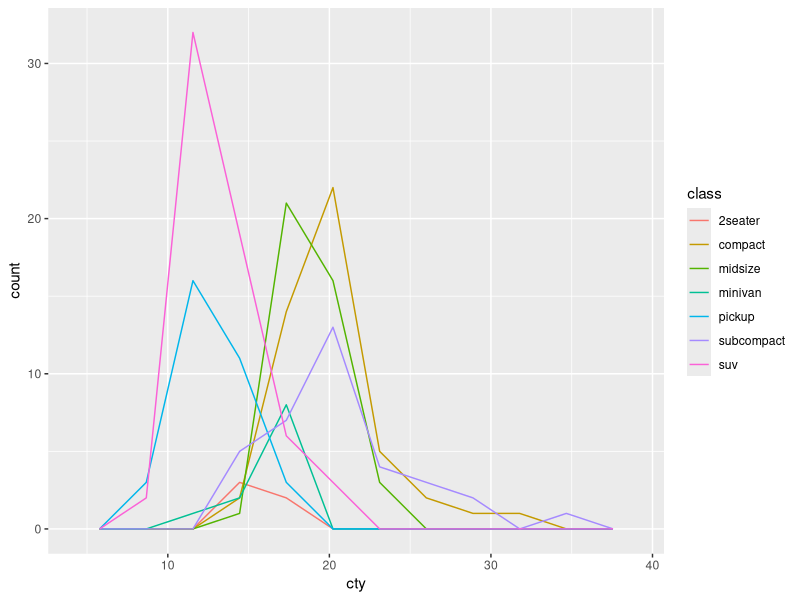
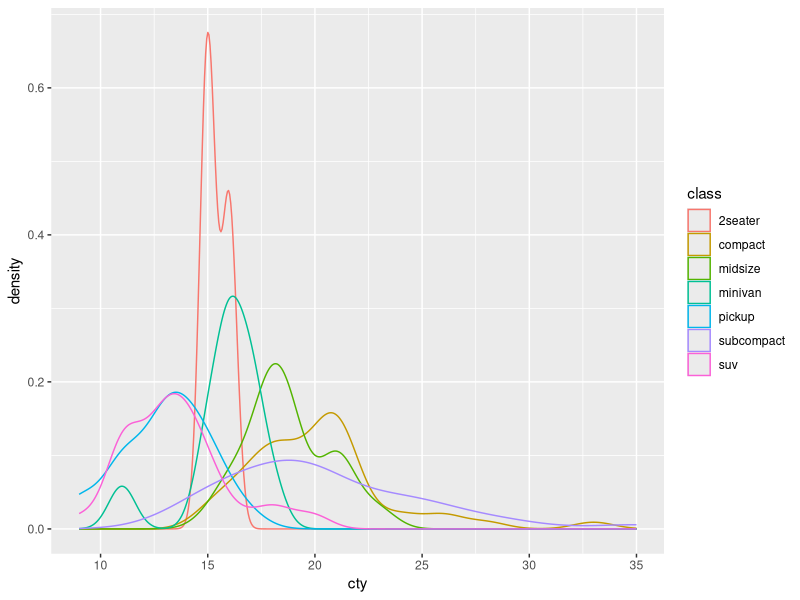
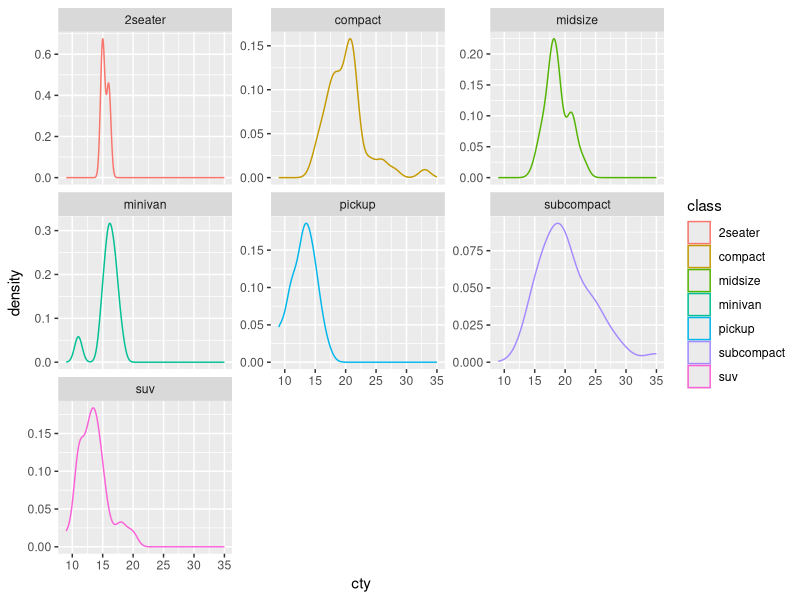
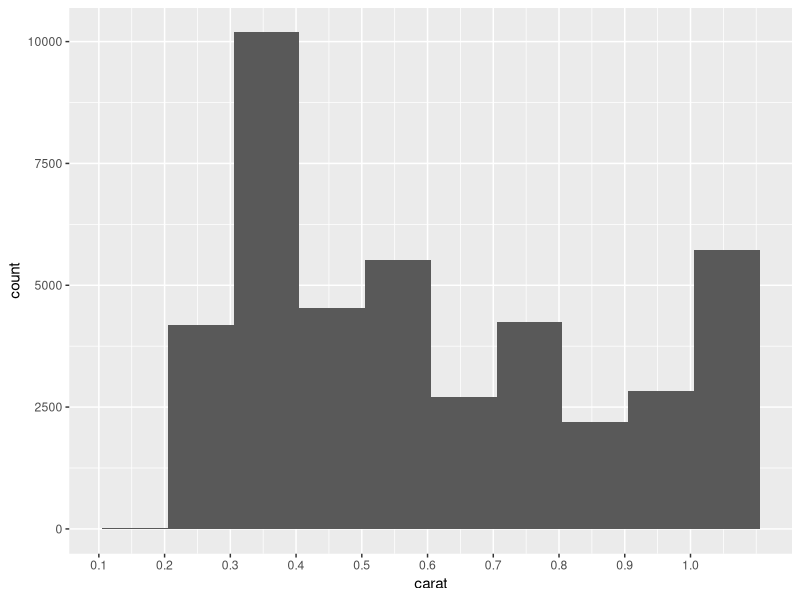

Source code (R) for these figures, in order:
## ---- chunk 1
# knitr options
knitr::opts_chunk$set(echo = TRUE)
## ---- chunk 2
library(tidyverse)

## ---- chunk 3
## NOTE: No need to modify
mpg %>%
  ggplot(aes(cty, color = class)) +
  geom_freqpoly(bins = 10)
## ---- chunk 4
## NOTE: No need to modify
mpg %>%
  ggplot(aes(cty, color = class)) +
  geom_density()
## ---- chunk 5
mpg %>%
  ggplot(aes(cty, color = class)) +
  geom_density()+facet_wrap(.~class, scales = 'free_y')
## ---- chunk 6
## TODO: Run this chunk; play with differnet bin widths
diamonds %>%
  filter(carat < 1.1) %>%

  ggplot(aes(carat)) +
  geom_histogram(binwidth = 0.1, boundary = 0.005) +
  scale_x_continuous(
    breaks = seq(0, 1, by = 0.1)

  )
